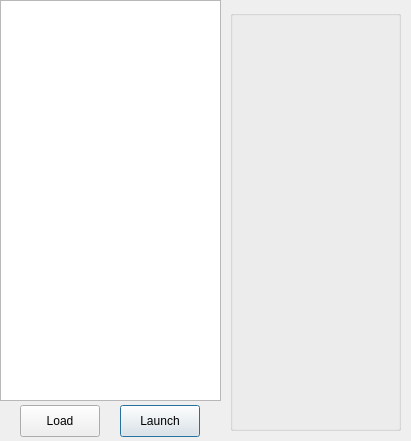
<?xml version="1.0" encoding="UTF-8"?>
<ui version="4.0">
 <class>historyList</class>
 <widget class="QWidget" name="historyList">
  <property name="geometry">
   <rect>
    <x>0</x>
    <y>0</y>
    <width>411</width>
    <height>441</height>
   </rect>
  </property>
  <property name="windowTitle">
   <string>History</string>
  </property>
  <widget class="QListWidget" name="history_listWidget">
   <property name="geometry">
    <rect>
     <x>0</x>
     <y>0</y>
     <width>221</width>
     <height>401</height>
    </rect>
   </property>
   <property name="midLineWidth">
    <number>0</number>
   </property>
   <property name="alternatingRowColors">
    <bool>true</bool>
   </property>
   <property name="wordWrap">
    <bool>true</bool>
   </property>
   <property name="currentRow">
    <number>-1</number>
   </property>
  </widget>
  <widget class="QPushButton" name="load_pushButton">
   <property name="geometry">
    <rect>
     <x>20</x>
     <y>405</y>
     <width>80</width>
     <height>32</height>
    </rect>
   </property>
   <property name="text">
    <string>Load</string>
   </property>
   <property name="default">
    <bool>false</bool>
   </property>
  </widget>
  <widget class="QPushButton" name="launch_pushButton">
   <property name="geometry">
    <rect>
     <x>120</x>
     <y>405</y>
     <width>80</width>
     <height>32</height>
    </rect>
   </property>
   <property name="text">
    <string>Launch</string>
   </property>
   <property name="default">
    <bool>true</bool>
   </property>
  </widget>
  <widget class="QGroupBox" name="groupBox">
   <property name="geometry">
    <rect>
     <x>230</x>
     <y>10</y>
     <width>171</width>
     <height>421</height>
    </rect>
   </property>
   <property name="title">
    <string/>
   </property>
   <widget class="QLabel" name="timestamp_label">
    <property name="geometry">
     <rect>
      <x>10</x>
      <y>390</y>
      <width>151</width>
      <height>16</height>
     </rect>
    </property>
    <property name="text">
     <string/>
    </property>
   </widget>
  </widget>
 </widget>
 <resources/>
 <connections/>
</ui>
